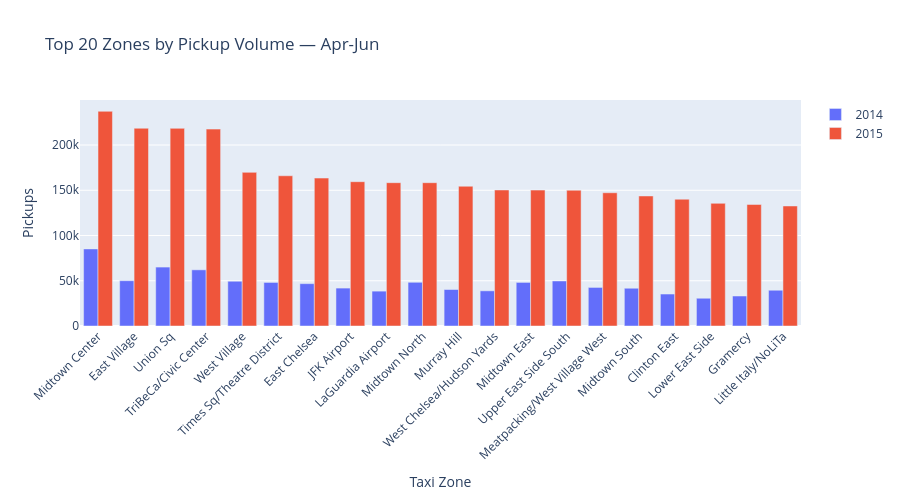

Write notebook code for a chart like this one.
### Markdown cell above
### 3.4 Top Zones — Activity Comparison

Which taxi zones saw the most pickups, and how did their ranking change between years?

### Code cell
# Zone-level aggregation (Apr-Jun only)
# 2014: use LocationID from spatial join
zones_14 = overlap_2014.groupby("LocationID").size().reset_index(name="count_2014")

# 2015: use locationID directly (note: lowercase 'l' in original column)
col_2015 = "locationID" if "locationID" in overlap_2015.columns else "LocationID"
zones_15 = overlap_2015.groupby(col_2015).size().reset_index(name="count_2015")
zones_15 = zones_15.rename(columns={col_2015: "LocationID"})

# Merge
zone_comparison = zones_14.merge(zones_15, on="LocationID", how="outer").fillna(0)
zone_comparison = zone_comparison.merge(
    zone_centroids[["LocationID", "zone", "borough"]],
    on="LocationID", how="left",
)

# Compute growth
zone_comparison["growth_pct"] = np.where(
    zone_comparison["count_2014"] > 0,
    (zone_comparison["count_2015"] / zone_comparison["count_2014"] - 1) * 100,
    np.nan,
)

# Rank change
zone_comparison["rank_2014"] = zone_comparison["count_2014"].rank(ascending=False, method="min")
zone_comparison["rank_2015"] = zone_comparison["count_2015"].rank(ascending=False, method="min")
zone_comparison["rank_change"] = zone_comparison["rank_2014"] - zone_comparison["rank_2015"]

# Show top 20 by 2015 volume
top_20 = zone_comparison.nlargest(20, "count_2015")

fig = go.Figure()
fig.add_trace(go.Bar(name="2014", x=top_20["zone"], y=top_20["count_2014"], marker_color="#636EFA"))
fig.add_trace(go.Bar(name="2015", x=top_20["zone"], y=top_20["count_2015"], marker_color="#EF553B"))
fig.update_layout(
    barmode="group",
    title="Top 20 Zones by Pickup Volume — Apr-Jun",
    xaxis_title="Taxi Zone",
    yaxis_title="Pickups",
    height=500,
    xaxis_tickangle=-45,
)
fig.write_image("reports/figures/04_05_top20_zones.png", width=1200, height=700, scale=2)
fig.show()

### Figure 1 — Plotly figure (JSON) as saved in the notebook; plotly's stock layout.template omitted (floating-point values rounded to 4 significant figures)
{"data": [{"marker": {"color": "#636EFA"}, "name": "2014", "type": "bar", "x": ["Midtown Center", "East Village", "Union Sq", "TriBeCa/Civic Center", "West Village", "Times Sq/Theatre District", "East Chelsea", "JFK Airport", "LaGuardia Airport", "Midtown North", "Murray Hill", "West Chelsea/Hudson Yards", "Midtown East", "Upper East Side South", "Meatpacking/West Village West", "Midtown South", "Clinton East", "Lower East Side", "Gramercy", "Little Italy/NoLiTa"], "y": [85190.0, 50060.0, 65120.0, 62080.0, 49470.0, 48130.0, 46780.0, 41900.0, 38530.0, 48310.0, 40320.0, 38870.0, 48160.0, 49750.0, 42620.0, 41740.0, 35330.0, 30680.0, 33140.0, 39530.0]}, {"marker": {"color": "#EF553B"}, "name": "2015", "type": "bar", "x": ["Midtown Center", "East Village", "Union Sq", "TriBeCa/Civic Center", "West Village", "Times Sq/Theatre District", "East Chelsea", "JFK Airport", "LaGuardia Airport", "Midtown North", "Murray Hill", "West Chelsea/Hudson Yards", "Midtown East", "Upper East Side South", "Meatpacking/West Village West", "Midtown South", "Clinton East", "Lower East Side", "Gramercy", "Little Italy/NoLiTa"], "y": [237288, 218569, 218470, 217594, 169788, 166023, 163494, 159476, 158397, 158391, 154468, 150317, 150173, 150040, 147263, 143719, 140136, 135581, 134332, 132661]}], "layout": {"barmode": "group", "height": 500, "title": {"text": "Top 20 Zones by Pickup Volume — Apr-Jun"}, "xaxis": {"tickangle": -45, "title": {"text": "Taxi Zone"}}, "yaxis": {"title": {"text": "Pickups"}}}}
